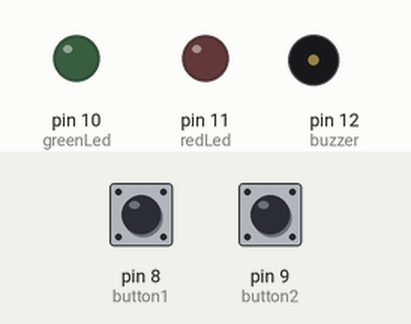
The sketch below on a simulated Arduino Uno, built with avr-gcc and run on an emulated ATmega328P. Shown: output pins drawn as LEDs (lit = HIGH), buzzer (waves = sounding, pin HIGH). The test bench sets the inputs (shaded band); at power-on: pin 8 (button1) LOW, pin 9 (button2) LOW.

Above: at 1.2 s.
1.3 s: pin 8 (button1) pulled HIGH for 1 s
At 2.7 s:
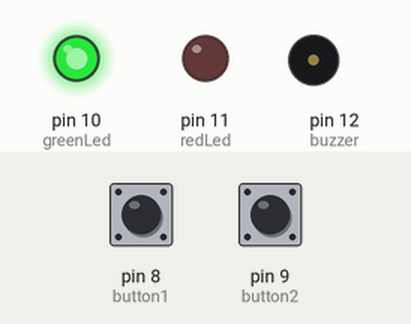
3.8 s: pin 8 (button1) pulled HIGH for 0.15 s
At 5.0 s:
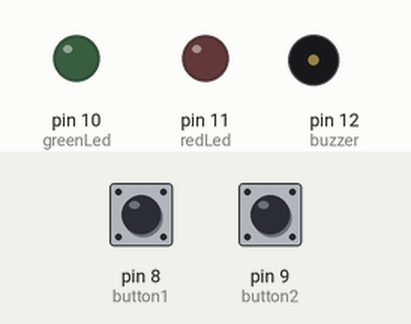
5.4 s: pin 9 (button2) pulled HIGH for 0.15 s
At 5.5 s:
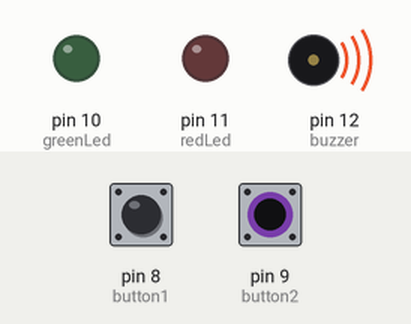
7.1 s: pin 9 (button2) pulled HIGH for 3.2 s
At 11.2 s:
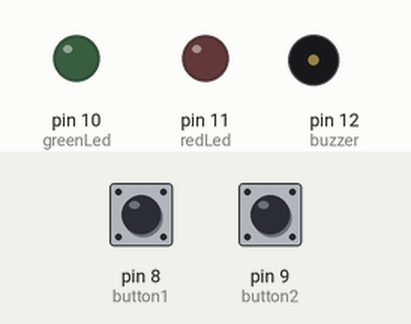
11.8 s: pin 8 (button1) driven HIGH and pin 9 (button2) driven HIGH
At 12.4 s:
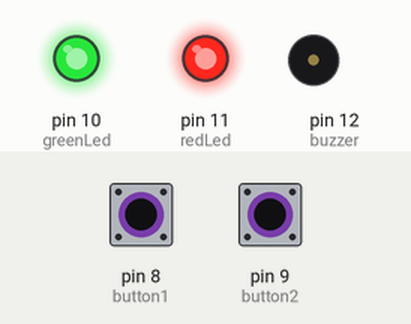
Timing chart, 0 to 14.3 s (numbered marks = the images above; inputs shaded):
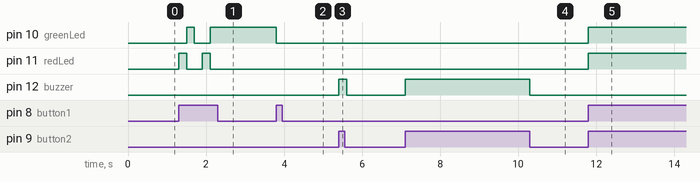

The sketch:

ComplexScenario.ino
```cpp
// Wiring code generated from an ArduinoML model
// Application name: ComplexScenario

void setup(){
  pinMode(8, INPUT);  // button1 [Sensor]
  pinMode(9, INPUT);  // button2 [Sensor]
  pinMode(10, OUTPUT); // greenLed [Actuator]
  pinMode(11, OUTPUT); // redLed [Actuator]
  pinMode(12, OUTPUT); // buzzer [Actuator]
}

long time = 0; long debounce = 200;

void state_off() {
  digitalWrite(12,LOW);
  digitalWrite(11,LOW);
  digitalWrite(10,LOW);
  boolean guard = millis() - time > debounce;
  if( digitalRead(9) == HIGH && digitalRead(8) == HIGH && guard ) {
    time = millis();
    state_dualGlow();
  }
  if( digitalRead(8) == HIGH && guard ) {
    time = millis();
    state_redGlow();
  }
  if( digitalRead(9) == HIGH && guard ) {
    time = millis();
    state_snooze();
  }
  else {
    state_off();
  }
}

void state_redGlow() {
  digitalWrite(11,HIGH);
  boolean guard = millis() - time > debounce;
  if( digitalRead(9) == HIGH && digitalRead(8) == HIGH && guard ) {
    time = millis();
    state_dualGlow();
  }
  if( digitalRead(8) == HIGH && guard ) {
    time = millis();
    state_greenGlow();
  }
  else {
    state_redGlow();
  }
}

void state_greenGlow() {
  digitalWrite(11,LOW);
  digitalWrite(10,HIGH);
  boolean guard = millis() - time > debounce;
  if( digitalRead(8) == HIGH && guard ) {
    time = millis();
    state_off();
  }
  else {
    state_greenGlow();
  }
}

void state_dualGlow() {
  digitalWrite(11,HIGH);
  digitalWrite(10,HIGH);
  boolean guard = millis() - time > debounce;
  if( digitalRead(9) == LOW && digitalRead(8) == LOW && guard ) {
    time = millis();
    state_bip();
  }
  else {
    state_dualGlow();
  }
}

void state_bip() {
  digitalWrite(12,HIGH);
  digitalWrite(11,LOW);
  digitalWrite(10,LOW);
  boolean guard = millis() - time > debounce;
  time = millis();
  delay(2000);
  state_off();
}

void state_snooze() {
  digitalWrite(12,HIGH);
  boolean guard = millis() - time > debounce;
  if( digitalRead(9) == HIGH && digitalRead(8) == HIGH && guard ) {
    time = millis();
    state_dualGlow();
  }
  if( digitalRead(9) == LOW && guard ) {
    time = millis();
    state_off();
  }
  else {
    state_snooze();
  }
}

void loop() {
  state_off();
}
```

Measured:
- after the input at 1.3 s, pin 10 (greenLed): LOW → HIGH after 0.20 s, → LOW 0.20 s later, → HIGH 0.40 s later; pin 11 (redLed): alternates HIGH for 0.20 s and LOW for 0.40 s, 4 changes in all, then stays LOW, starting at once
- after the input at 3.8 s, pin 10 (greenLed): HIGH → LOW at once
- after the input at 5.4 s, pin 12 (buzzer): LOW → HIGH at once, → LOW 0.20 s later
- after the input at 7.1 s, pin 12 (buzzer): LOW → HIGH at once, → LOW 3.2 s later
- after the input at 11.8 s, pin 10 (greenLed), pin 11 (redLed): LOW → HIGH at once
